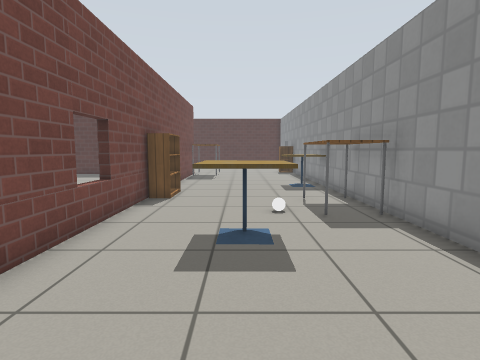
view 1 (above)

16 first-person views from a walk through a robot-simulator world made for Gazebo. The camera is 0.9 m above the floor, tilts 6° down and sees 80° across. The floor is counted in squares, 0.5 m on a side. Each view is taken from the middle of a square. On the plan, view 1 faces up. The plan holds only what a view shows up to about 16 squares ahead; the rest is blank. Simple patterns stand in for the simulator's built-in surfaces.

view 2
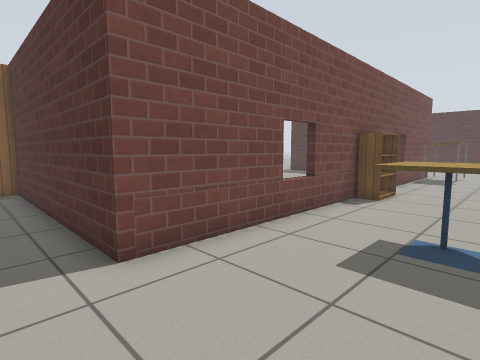

view 3
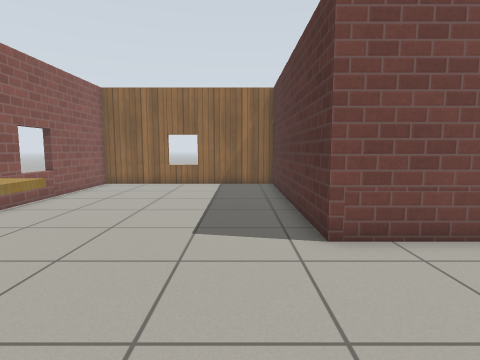

view 4
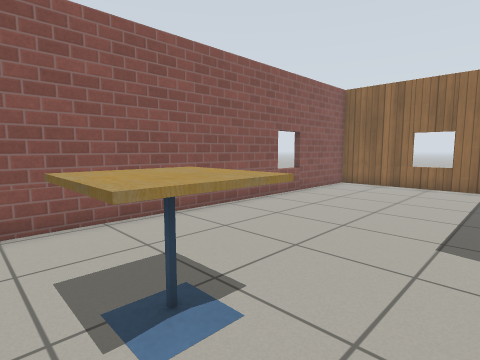

view 5
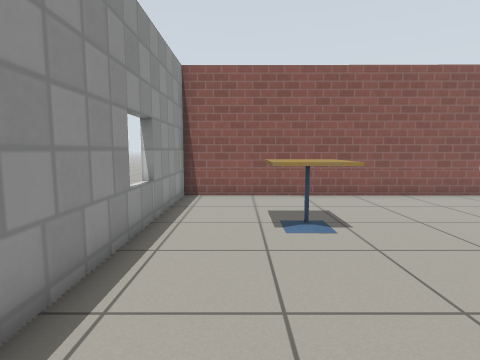

view 6
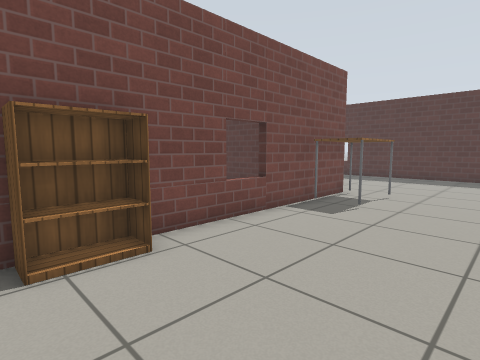

view 7
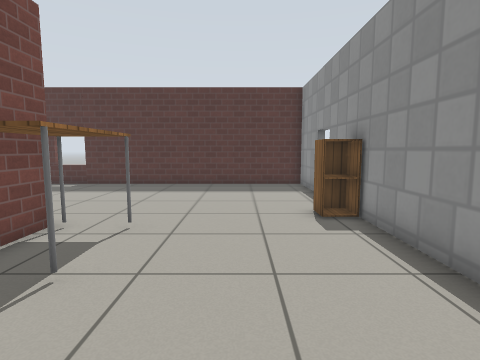

view 8
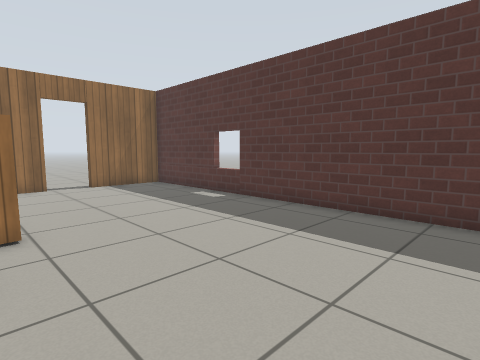

view 9
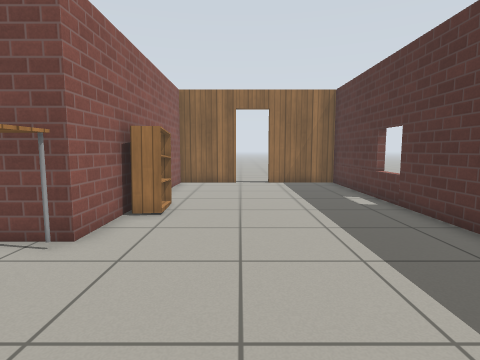

view 10
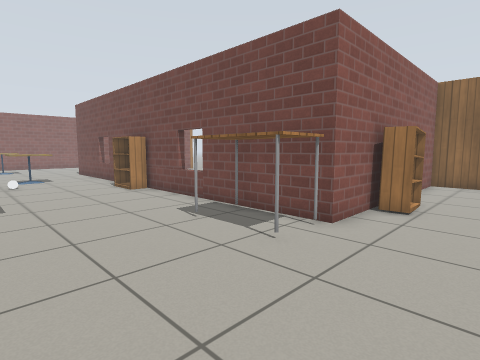

view 11
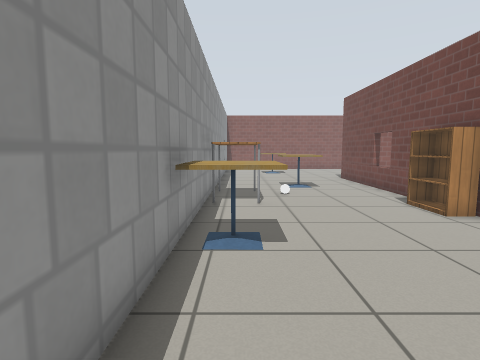

view 12
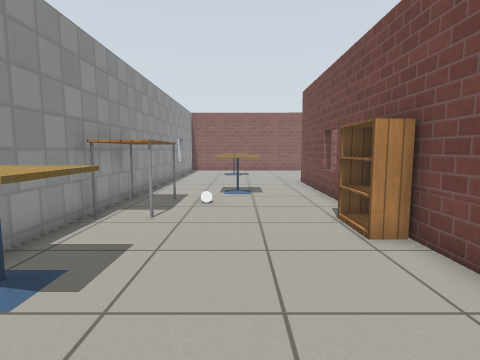

view 13
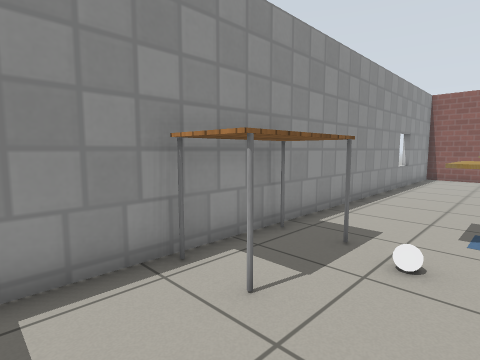

view 14
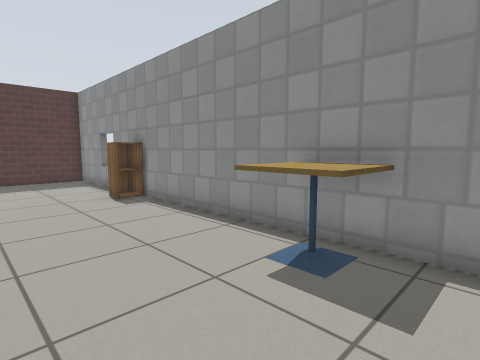

view 15
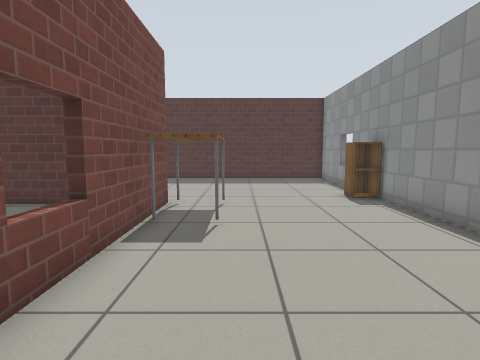

view 16
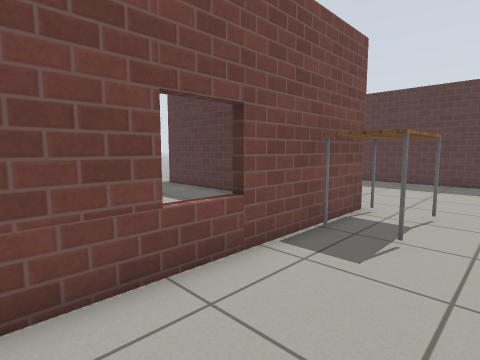

### Floor plan
Points are (right, up) in squares from view 1. A wall is a line through its corners. A room is listed if a view was taken in it or the views show most of it. See-through windows are left out.
Room 1 (views 1, 2, 3, 4, 5, 6, 7, 8, 9, 10, 11, 12, 13, 14, 15, 16)
walls: (-5.5, 21.7) (-3.5, 21.7) (-3.5, 1.7) (-13.2, 1.7) (-13.2, -7.2) (4.2, -7.3) (4.2, 30.1) (-13.7, 30.1) (-13.7, 26.5); (-13.7, 24.9) (-13.7, 21.7) (-7.4, 21.7)
ways out: opening at (-7, 21); open door at (-14, 25.5)
objects: bookshelf (-7, 22) to (-6, 23); bookshelf (-3, 11) to (-3, 12); table (-3, 19) to (-2, 21); cafe table (-1, 5) to (1, 7); cafe table (0, -3) to (1, -2); white ball (1, 8); cafe table (2, 14) to (4, 15); table (3, 8) to (3, 10); cabinet (3, 23) to (4, 23)

Positions as (right, up) in squares from view 1, and headings:
1: (0, 0), facing up
2: (1, 0), facing up-left
3: (2, 0), facing left
4: (2, 0), facing down-left
5: (2, 4), facing down
6: (2, 10), facing up-left
7: (1, 15), facing up
8: (1, 22), facing up-left
9: (2, 25), facing left
10: (3, 25), facing down-left
11: (3, 20), facing down
12: (0, 18), facing down
13: (0, 13), facing down-right
14: (-1, 12), facing up-right
15: (-1, 12), facing up
16: (0, 13), facing up-left
